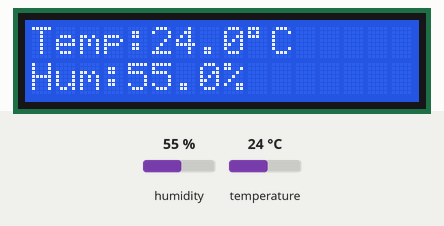
Recording of a sketch running on a simulated Arduino Uno, built with avr-gcc and run on an emulated ATmega328P. Parts: 16×2 character LCD. The inputs (shaded band) are chosen by the test bench; at power-on: humidity 55 %, temperature 24 °C. What the sketch prints to the serial monitor is not drawn.

Above: at 2.7 s.
2.8 s: humidity set to 22 %
At 6.6 s:
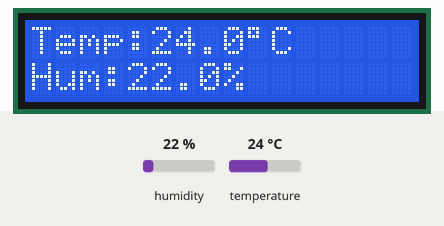
7.7 s: temperature set to 12 °C
At 10.8 s:
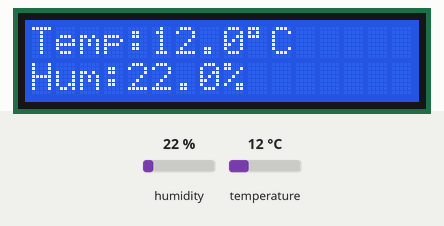
12.6 s: humidity set to 40 %
At 15.0 s:
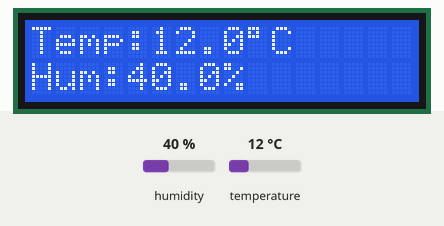
17.5 s: temperature set to 19 °C
At 19.3 s:
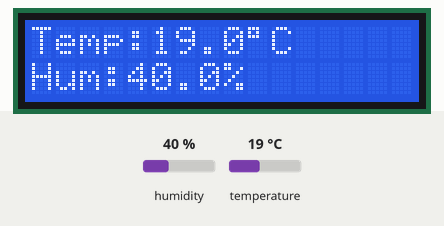
Timing chart, 0 to 20.8 s (numbered marks = the images above; inputs shaded):
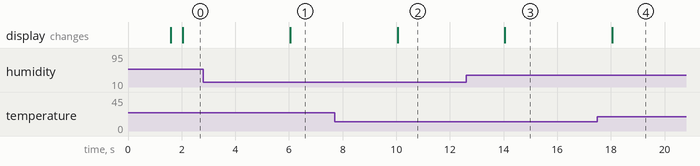

Measured:
- after the input at 2.8 s, the display: changes after 3.2 s (image 1)
- after the input at 7.7 s, the display: changes after 2.3 s (image 2)
- after the input at 12.6 s, the display: changes after 1.4 s (image 3)
- after the input at 17.5 s, the display: changes after 0.55 s (image 4)

The sketch:

code.ino
```cpp
#include <Wire.h>
#include <LiquidCrystal_I2C.h>
#include <DHT.h>

#define DHTPIN 2
#define DHTTYPE DHT11

const unsigned long REFRESH_INTERVAL = 2000;
unsigned long previousMillis = 0;

DHT dht(DHTPIN, DHTTYPE);
LiquidCrystal_I2C lcd(0x27, 16, 2);

void setup() {
  Serial.begin(9600);

  dht.begin();

  lcd.init();
  lcd.backlight();

  lcd.setCursor(0, 0);
  lcd.print("Weather Monitor");
  lcd.setCursor(0, 1);
  lcd.print("Initializing");
  delay(1500);
  lcd.clear();
}

void loop() {
  unsigned long currentMillis = millis();

  if (currentMillis - previousMillis >= REFRESH_INTERVAL) {
    previousMillis = currentMillis;
    readAndDisplayWeather();
  }
}

void readAndDisplayWeather() {
  float humidity = dht.readHumidity();
  float temperature = dht.readTemperature();

  if (isnan(humidity) || isnan(temperature)) {
    Serial.println("Sensor Error");

    lcd.clear();
    lcd.setCursor(0, 0);
    lcd.print("Sensor Error");
    lcd.setCursor(0, 1);
    lcd.print("Check DHT11");

    return;
  }

  Serial.print("Temperature: ");
  Serial.print(temperature, 1);
  Serial.print(" C   ");

  Serial.print("Humidity: ");
  Serial.print(humidity, 1);
  Serial.println(" %");

  lcd.clear();

  lcd.setCursor(0, 0);
  lcd.print("Temp:");
  lcd.print(temperature, 1);
  lcd.print((char)223);
  lcd.print("C");

  lcd.setCursor(0, 1);
  lcd.print("Hum:");
  lcd.print(humidity, 1);
  lcd.print("%");
}
```
